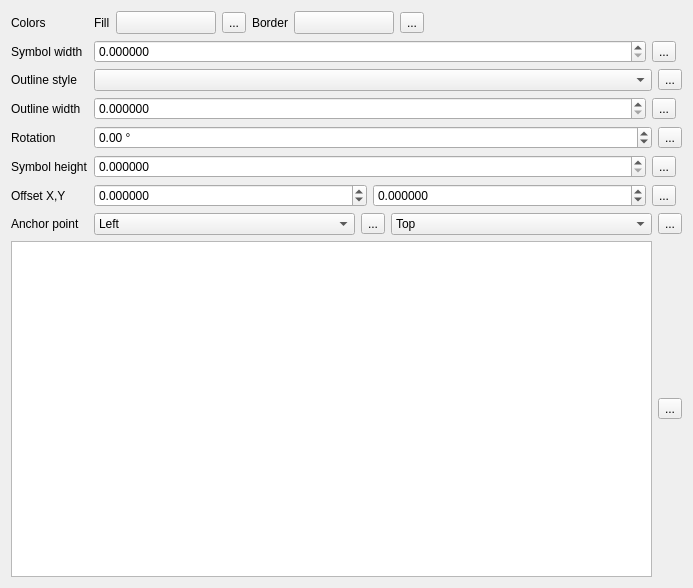
<?xml version="1.0" encoding="UTF-8"?>
<ui version="4.0">
 <class>WidgetEllipseBase</class>
 <widget class="QWidget" name="WidgetEllipseBase">
  <property name="geometry">
   <rect>
    <x>0</x>
    <y>0</y>
    <width>693</width>
    <height>588</height>
   </rect>
  </property>
  <property name="windowTitle">
   <string>Form</string>
  </property>
  <layout class="QGridLayout" name="gridLayout_2">
   <item row="0" column="0">
    <layout class="QGridLayout" name="gridLayout">
     <item row="1" column="0">
      <widget class="QLabel" name="mSymbolWidthLabel">
       <property name="text">
        <string>Symbol width</string>
       </property>
       <property name="buddy">
        <cstring>mWidthSpinBox</cstring>
       </property>
      </widget>
     </item>
     <item row="7" column="1">
      <layout class="QHBoxLayout" name="horizontalLayout_6">
       <item>
        <widget class="QComboBox" name="mHorizontalAnchorComboBox">
         <item>
          <property name="text">
           <string>Left</string>
          </property>
         </item>
         <item>
          <property name="text">
           <string>HCenter</string>
          </property>
         </item>
         <item>
          <property name="text">
           <string>Right</string>
          </property>
         </item>
        </widget>
       </item>
       <item>
        <widget class="QgsDataDefinedButton" name="mHorizontalAnchorDDBtn">
         <property name="text">
          <string>...</string>
         </property>
        </widget>
       </item>
       <item>
        <widget class="QComboBox" name="mVerticalAnchorComboBox">
         <item>
          <property name="text">
           <string>Top</string>
          </property>
         </item>
         <item>
          <property name="text">
           <string>VCenter</string>
          </property>
         </item>
         <item>
          <property name="text">
           <string>Bottom</string>
          </property>
         </item>
        </widget>
       </item>
       <item>
        <widget class="QgsDataDefinedButton" name="mVerticalAnchorDDBtn">
         <property name="text">
          <string>...</string>
         </property>
        </widget>
       </item>
      </layout>
     </item>
     <item row="7" column="0">
      <widget class="QLabel" name="mAnchorPointLabel">
       <property name="text">
        <string>Anchor point</string>
       </property>
       <property name="buddy">
        <cstring>mHorizontalAnchorComboBox</cstring>
       </property>
      </widget>
     </item>
     <item row="6" column="0">
      <widget class="QLabel" name="label_5">
       <property name="text">
        <string>Offset X,Y</string>
       </property>
       <property name="buddy">
        <cstring>spinOffsetX</cstring>
       </property>
      </widget>
     </item>
     <item row="0" column="1">
      <layout class="QHBoxLayout" name="horizontalLayout_4">
       <item>
        <widget class="QLabel" name="label_3">
         <property name="sizePolicy">
          <sizepolicy hsizetype="Maximum" vsizetype="Preferred">
           <horstretch>0</horstretch>
           <verstretch>0</verstretch>
          </sizepolicy>
         </property>
         <property name="text">
          <string>Fill</string>
         </property>
         <property name="buddy">
          <cstring>btnChangeColorFill</cstring>
         </property>
        </widget>
       </item>
       <item>
        <widget class="QgsColorButtonV2" name="btnChangeColorFill">
         <property name="minimumSize">
          <size>
           <width>100</width>
           <height>0</height>
          </size>
         </property>
         <property name="maximumSize">
          <size>
           <width>100</width>
           <height>16777215</height>
          </size>
         </property>
         <property name="text">
          <string/>
         </property>
        </widget>
       </item>
       <item>
        <widget class="QgsDataDefinedButton" name="mFillColorDDBtn">
         <property name="text">
          <string>...</string>
         </property>
        </widget>
       </item>
       <item>
        <widget class="QLabel" name="label">
         <property name="sizePolicy">
          <sizepolicy hsizetype="Maximum" vsizetype="Preferred">
           <horstretch>0</horstretch>
           <verstretch>0</verstretch>
          </sizepolicy>
         </property>
         <property name="text">
          <string>Border</string>
         </property>
         <property name="buddy">
          <cstring>btnChangeColorBorder</cstring>
         </property>
        </widget>
       </item>
       <item>
        <widget class="QgsColorButtonV2" name="btnChangeColorBorder">
         <property name="minimumSize">
          <size>
           <width>100</width>
           <height>0</height>
          </size>
         </property>
         <property name="maximumSize">
          <size>
           <width>100</width>
           <height>16777215</height>
          </size>
         </property>
         <property name="text">
          <string/>
         </property>
        </widget>
       </item>
       <item>
        <widget class="QgsDataDefinedButton" name="mBorderColorDDBtn">
         <property name="text">
          <string>...</string>
         </property>
        </widget>
       </item>
       <item>
        <spacer name="horizontalSpacer">
         <property name="orientation">
          <enum>Qt::Horizontal</enum>
         </property>
         <property name="sizeHint" stdset="0">
          <size>
           <width>40</width>
           <height>20</height>
          </size>
         </property>
        </spacer>
       </item>
      </layout>
     </item>
     <item row="5" column="1">
      <layout class="QHBoxLayout" name="horizontalLayout_3">
       <item>
        <widget class="QgsDoubleSpinBox" name="mHeightSpinBox">
         <property name="sizePolicy">
          <sizepolicy hsizetype="Minimum" vsizetype="Fixed">
           <horstretch>1</horstretch>
           <verstretch>0</verstretch>
          </sizepolicy>
         </property>
         <property name="decimals">
          <number>6</number>
         </property>
         <property name="maximum">
          <double>999999999.000000000000000</double>
         </property>
         <property name="singleStep">
          <double>0.200000000000000</double>
         </property>
         <property name="showClearButton" stdset="0">
          <bool>false</bool>
         </property>
        </widget>
       </item>
       <item>
        <widget class="QgsDataDefinedButton" name="mSymbolHeightDDBtn">
         <property name="text">
          <string>...</string>
         </property>
        </widget>
       </item>
       <item>
        <widget class="QgsUnitSelectionWidget" name="mSymbolHeightUnitWidget" native="true">
         <property name="minimumSize">
          <size>
           <width>0</width>
           <height>0</height>
          </size>
         </property>
        </widget>
       </item>
      </layout>
     </item>
     <item row="3" column="1">
      <layout class="QHBoxLayout" name="horizontalLayout_2">
       <item>
        <widget class="QgsDoubleSpinBox" name="mOutlineWidthSpinBox">
         <property name="sizePolicy">
          <sizepolicy hsizetype="Minimum" vsizetype="Fixed">
           <horstretch>1</horstretch>
           <verstretch>0</verstretch>
          </sizepolicy>
         </property>
         <property name="decimals">
          <number>6</number>
         </property>
         <property name="maximum">
          <double>999999999.000000000000000</double>
         </property>
         <property name="singleStep">
          <double>0.200000000000000</double>
         </property>
         <property name="showClearButton" stdset="0">
          <bool>false</bool>
         </property>
        </widget>
       </item>
       <item>
        <widget class="QgsDataDefinedButton" name="mOutlineWidthDDBtn">
         <property name="text">
          <string>...</string>
         </property>
        </widget>
       </item>
       <item>
        <widget class="QgsUnitSelectionWidget" name="mOutlineWidthUnitWidget" native="true">
         <property name="minimumSize">
          <size>
           <width>0</width>
           <height>0</height>
          </size>
         </property>
        </widget>
       </item>
      </layout>
     </item>
     <item row="6" column="1">
      <layout class="QHBoxLayout" name="horizontalLayout_5">
       <item>
        <widget class="QgsDoubleSpinBox" name="spinOffsetX">
         <property name="sizePolicy">
          <sizepolicy hsizetype="Minimum" vsizetype="Fixed">
           <horstretch>1</horstretch>
           <verstretch>0</verstretch>
          </sizepolicy>
         </property>
         <property name="decimals">
          <number>6</number>
         </property>
         <property name="minimum">
          <double>-100.000000000000000</double>
         </property>
         <property name="singleStep">
          <double>0.200000000000000</double>
         </property>
        </widget>
       </item>
       <item>
        <widget class="QgsDoubleSpinBox" name="spinOffsetY">
         <property name="sizePolicy">
          <sizepolicy hsizetype="Minimum" vsizetype="Fixed">
           <horstretch>1</horstretch>
           <verstretch>0</verstretch>
          </sizepolicy>
         </property>
         <property name="decimals">
          <number>6</number>
         </property>
         <property name="minimum">
          <double>-100.000000000000000</double>
         </property>
         <property name="singleStep">
          <double>0.200000000000000</double>
         </property>
        </widget>
       </item>
       <item>
        <widget class="QgsDataDefinedButton" name="mOffsetDDBtn">
         <property name="text">
          <string>...</string>
         </property>
        </widget>
       </item>
       <item>
        <widget class="QgsUnitSelectionWidget" name="mOffsetUnitWidget" native="true">
         <property name="minimumSize">
          <size>
           <width>0</width>
           <height>0</height>
          </size>
         </property>
        </widget>
       </item>
      </layout>
     </item>
     <item row="5" column="0">
      <widget class="QLabel" name="mSymbolHeightLabel">
       <property name="text">
        <string>Symbol height</string>
       </property>
       <property name="buddy">
        <cstring>mHeightSpinBox</cstring>
       </property>
      </widget>
     </item>
     <item row="0" column="0">
      <widget class="QLabel" name="label_2">
       <property name="text">
        <string>Colors</string>
       </property>
      </widget>
     </item>
     <item row="3" column="0">
      <widget class="QLabel" name="mOutlineWidthLabel">
       <property name="text">
        <string>Outline width</string>
       </property>
       <property name="buddy">
        <cstring>mOutlineWidthSpinBox</cstring>
       </property>
      </widget>
     </item>
     <item row="4" column="0">
      <widget class="QLabel" name="mRotationLabel">
       <property name="text">
        <string>Rotation</string>
       </property>
       <property name="buddy">
        <cstring>mRotationSpinBox</cstring>
       </property>
      </widget>
     </item>
     <item row="4" column="1">
      <layout class="QHBoxLayout" name="horizontalLayout_10">
       <item>
        <widget class="QgsDoubleSpinBox" name="mRotationSpinBox">
         <property name="suffix">
          <string> °</string>
         </property>
         <property name="minimum">
          <double>-360.000000000000000</double>
         </property>
         <property name="maximum">
          <double>360.000000000000000</double>
         </property>
         <property name="singleStep">
          <double>0.500000000000000</double>
         </property>
        </widget>
       </item>
       <item>
        <widget class="QgsDataDefinedButton" name="mRotationDDBtn">
         <property name="text">
          <string>...</string>
         </property>
        </widget>
       </item>
      </layout>
     </item>
     <item row="1" column="1">
      <layout class="QHBoxLayout" name="horizontalLayout">
       <item>
        <widget class="QgsDoubleSpinBox" name="mWidthSpinBox">
         <property name="sizePolicy">
          <sizepolicy hsizetype="Minimum" vsizetype="Fixed">
           <horstretch>1</horstretch>
           <verstretch>0</verstretch>
          </sizepolicy>
         </property>
         <property name="decimals">
          <number>6</number>
         </property>
         <property name="maximum">
          <double>999999999.000000000000000</double>
         </property>
         <property name="singleStep">
          <double>0.200000000000000</double>
         </property>
         <property name="showClearButton" stdset="0">
          <bool>false</bool>
         </property>
        </widget>
       </item>
       <item>
        <widget class="QgsDataDefinedButton" name="mSymbolWidthDDBtn">
         <property name="text">
          <string>...</string>
         </property>
        </widget>
       </item>
       <item>
        <widget class="QgsUnitSelectionWidget" name="mSymbolWidthUnitWidget" native="true">
         <property name="minimumSize">
          <size>
           <width>0</width>
           <height>0</height>
          </size>
         </property>
        </widget>
       </item>
      </layout>
     </item>
     <item row="2" column="0">
      <widget class="QLabel" name="mOutlineStyleLabel">
       <property name="text">
        <string>Outline style</string>
       </property>
       <property name="buddy">
        <cstring>mOutlineStyleComboBox</cstring>
       </property>
      </widget>
     </item>
     <item row="2" column="1">
      <layout class="QHBoxLayout" name="horizontalLayout_8">
       <item>
        <widget class="QgsPenStyleComboBox" name="mOutlineStyleComboBox"/>
       </item>
       <item>
        <widget class="QgsDataDefinedButton" name="mOutlineStyleDDBtn">
         <property name="text">
          <string>...</string>
         </property>
        </widget>
       </item>
      </layout>
     </item>
    </layout>
   </item>
   <item row="1" column="0">
    <layout class="QHBoxLayout" name="horizontalLayout_11">
     <item>
      <widget class="QListWidget" name="mShapeListWidget">
       <property name="sizePolicy">
        <sizepolicy hsizetype="Expanding" vsizetype="Expanding">
         <horstretch>0</horstretch>
         <verstretch>1</verstretch>
        </sizepolicy>
       </property>
       <property name="dragDropMode">
        <enum>QAbstractItemView::NoDragDrop</enum>
       </property>
       <property name="iconSize">
        <size>
         <width>20</width>
         <height>20</height>
        </size>
       </property>
       <property name="movement">
        <enum>QListView::Static</enum>
       </property>
       <property name="flow">
        <enum>QListView::LeftToRight</enum>
       </property>
       <property name="resizeMode">
        <enum>QListView::Adjust</enum>
       </property>
       <property name="spacing">
        <number>4</number>
       </property>
       <property name="gridSize">
        <size>
         <width>30</width>
         <height>24</height>
        </size>
       </property>
       <property name="viewMode">
        <enum>QListView::IconMode</enum>
       </property>
       <property name="wordWrap">
        <bool>true</bool>
       </property>
       <property name="selectionRectVisible">
        <bool>true</bool>
       </property>
      </widget>
     </item>
     <item>
      <widget class="QgsDataDefinedButton" name="mShapeDDBtn">
       <property name="text">
        <string>...</string>
       </property>
      </widget>
     </item>
    </layout>
   </item>
  </layout>
 </widget>
 <customwidgets>
  <customwidget>
   <class>QgsColorButtonV2</class>
   <extends>QToolButton</extends>
   <header>qgscolorbuttonv2.h</header>
   <container>1</container>
  </customwidget>
  <customwidget>
   <class>QgsDoubleSpinBox</class>
   <extends>QDoubleSpinBox</extends>
   <header>qgsdoublespinbox.h</header>
  </customwidget>
  <customwidget>
   <class>QgsUnitSelectionWidget</class>
   <extends>QWidget</extends>
   <header>qgsunitselectionwidget.h</header>
   <container>1</container>
  </customwidget>
  <customwidget>
   <class>QgsPenStyleComboBox</class>
   <extends>QComboBox</extends>
   <header>qgspenstylecombobox.h</header>
  </customwidget>
  <customwidget>
   <class>QgsDataDefinedButton</class>
   <extends>QToolButton</extends>
   <header>qgsdatadefinedbutton.h</header>
  </customwidget>
 </customwidgets>
 <tabstops>
  <tabstop>btnChangeColorFill</tabstop>
  <tabstop>mFillColorDDBtn</tabstop>
  <tabstop>btnChangeColorBorder</tabstop>
  <tabstop>mBorderColorDDBtn</tabstop>
  <tabstop>mWidthSpinBox</tabstop>
  <tabstop>mSymbolWidthDDBtn</tabstop>
  <tabstop>mOutlineStyleComboBox</tabstop>
  <tabstop>mOutlineStyleDDBtn</tabstop>
  <tabstop>mOutlineWidthSpinBox</tabstop>
  <tabstop>mOutlineWidthDDBtn</tabstop>
  <tabstop>mRotationSpinBox</tabstop>
  <tabstop>mRotationDDBtn</tabstop>
  <tabstop>mHeightSpinBox</tabstop>
  <tabstop>mSymbolHeightDDBtn</tabstop>
  <tabstop>spinOffsetX</tabstop>
  <tabstop>spinOffsetY</tabstop>
  <tabstop>mOffsetDDBtn</tabstop>
  <tabstop>mHorizontalAnchorComboBox</tabstop>
  <tabstop>mHorizontalAnchorDDBtn</tabstop>
  <tabstop>mVerticalAnchorComboBox</tabstop>
  <tabstop>mVerticalAnchorDDBtn</tabstop>
  <tabstop>mShapeListWidget</tabstop>
  <tabstop>mShapeDDBtn</tabstop>
 </tabstops>
 <resources/>
 <connections/>
</ui>
